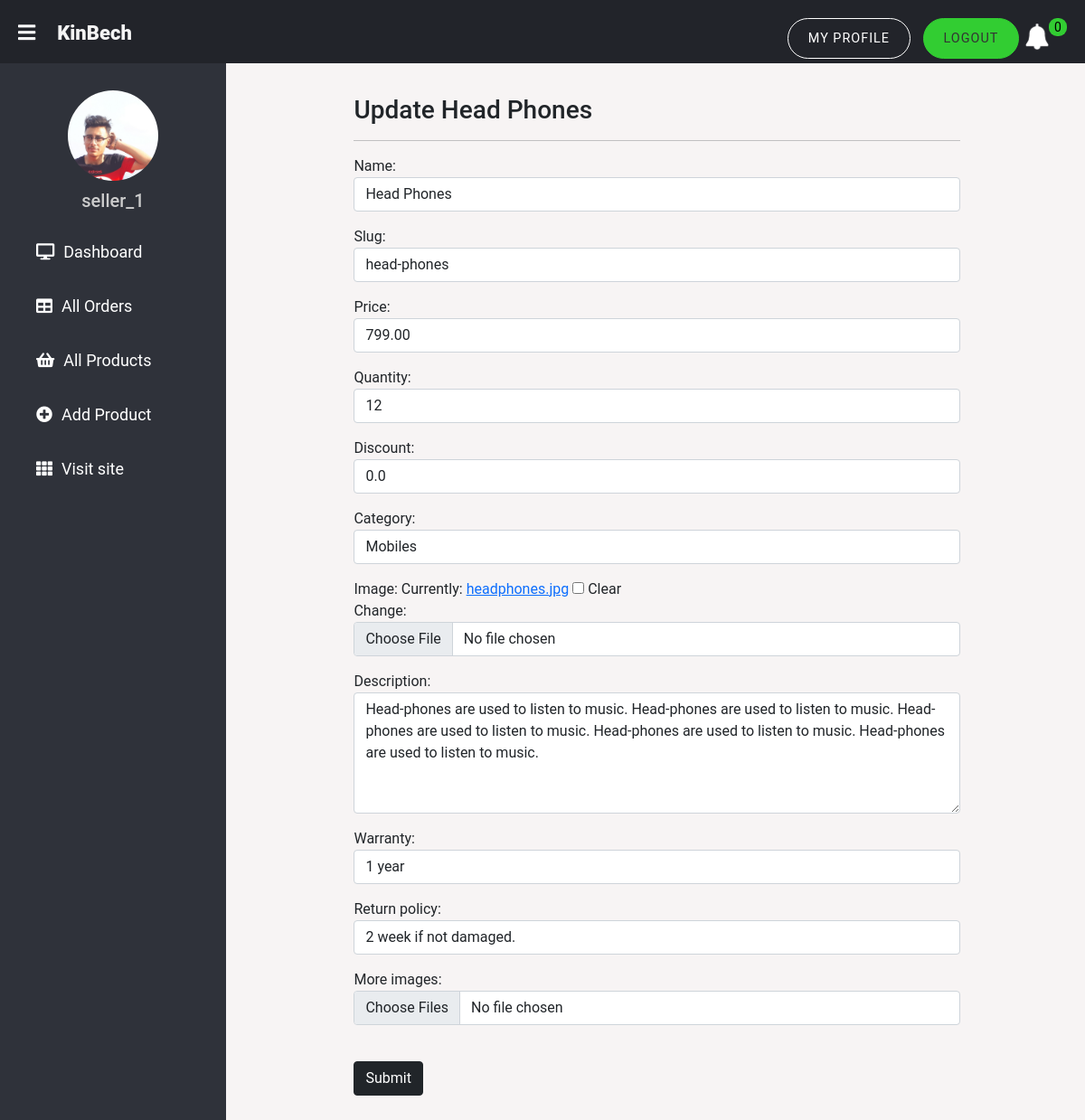
/seller/seller-product-update/head-phones (signed in), run on an earlier commit of the app's database.
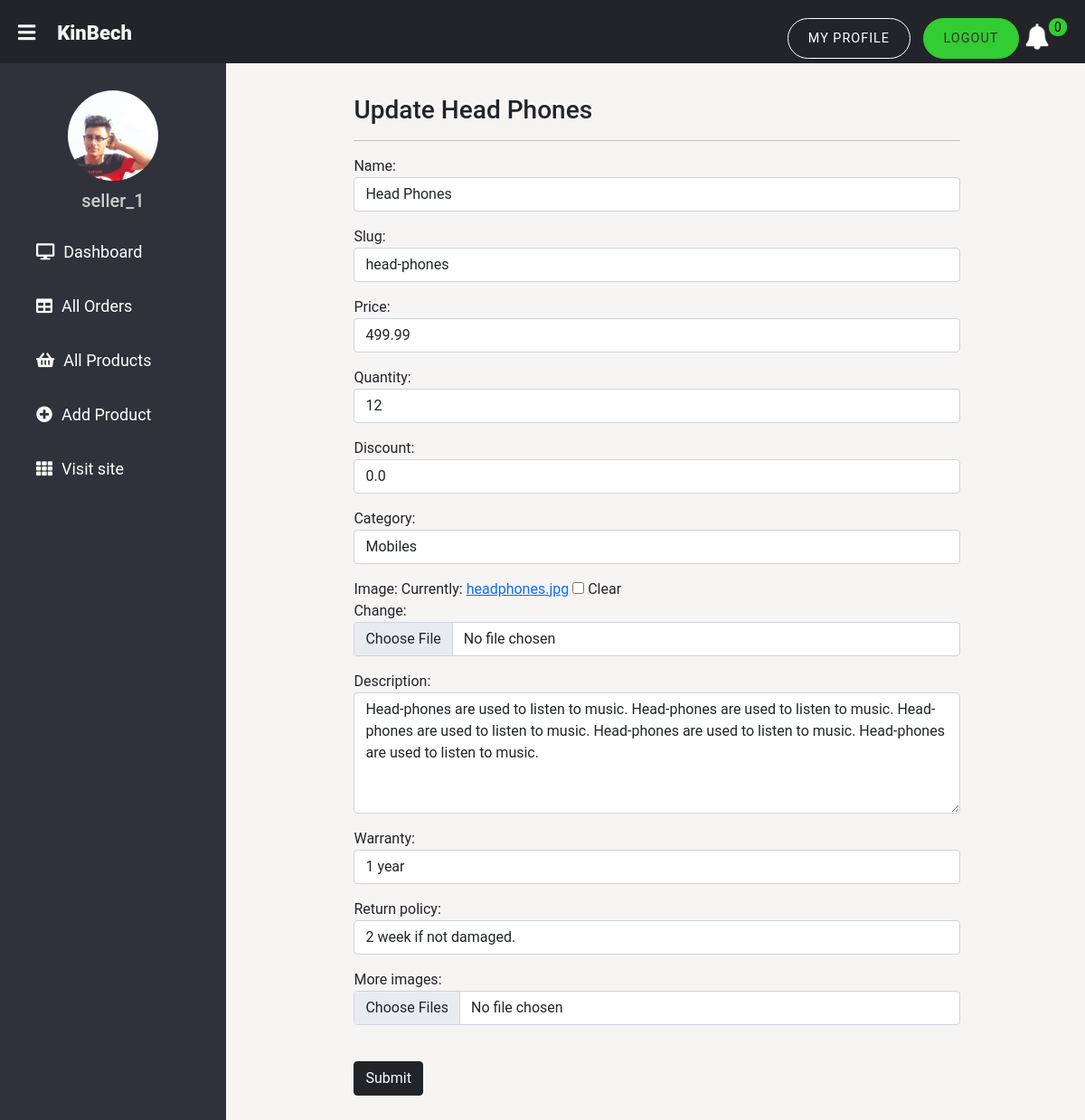
And on a later commit of the database.
### store/models.py (models this page shows, shortened)
class Product(models.Model):
    seller = models.ForeignKey(Seller, on_delete=models.CASCADE, null=True)
    name = models.CharField(max_length=200, null=True)
    slug = models.SlugField(unique=True, null=True)
    price = models.DecimalField(max_digits=7, decimal_places=2, null=True)
    quantity = models.PositiveIntegerField(default=1, null=True)
    brand = models.CharField(max_length=200, null=True)
    category = models.ForeignKey(Category, on_delete=models.CASCADE, null=True)
    image = models.ImageField(null=True, blank=True)
    description = models.TextField(null=True)
    discount = models.FloatField(default=0)
    warranty = models.CharField(max_length=50, null=True, blank=True)
    return_policy = models.CharField(max_length=60, null=True, blank=True)
    view_count = models.PositiveIntegerField(default=0)
    date_added = models.DateTimeField(auto_now_add=True, null=True)
    disable = models.BooleanField(default=False)

### seller/views.py (the view, shortened to what this page needs)
class sellerProductUpdate(UpdateView):
    template_name = 'seller/sellerProductUpdate.html'
    queryset = Product.objects.all()
    form_class = ProductForm

### seller/context_processors.py (called while the page is built)
def notification(request):
    if request.user.is_authenticated:
        try:
            seller = request.user.seller
        except:
            seller = Seller.objects.filter(id=1)
    else:
        seller = Seller.objects.filter(id=1)
    noti_orders = Order.objects.filter(orderitem__product__seller=seller, orderitem__orderItem_order_status="Order Received",
                                       orderitem__noti_status=True, complete=True).distinct().order_by("-id")
    canceledOrderItem = OrderItem.objects.filter(
        product__seller=seller, orderItem_order_status="Order Canceled", noti_status=True)
    return {'noti_orders': noti_orders, 'seller': seller, 'canceledOrderItem': canceledOrderItem}

### store/models.py (called while the page is built)
    @property
    def imageURL(self):
        try:
            url = self.image.url
        except:
            url = "{% static 'images/user-image.jpg' %}"
        return url

    def __str__(self):
        return self.title

### seller/templates/seller/sellerProductUpdate.html (shortened to what this page needs)
{% extends 'seller/sellerMain.html' %}
{% load static %}
{% load humanize %}
{% block content %}
<div class="container">
    <div class="row" style="margin-top:2.2rem;">
        <div class="col-md-10 mx-auto">
            <h3>Update {{product.name|truncatechars:60}}</h3>
            <hr>
            <form action="{% url 'seller:seller-product-update' product.slug %}" method="POST">
                {{form.as_p}}
                <br>
                <button type="submit" class="btn btn-dark mb-5">Submit</button>
            </form>
        </div>
    </div>
</div>
{% endblock content %}

What changed in the data, as far as the page shows it:
changed Product "Head Phones": price "799.00" → "499.99"
